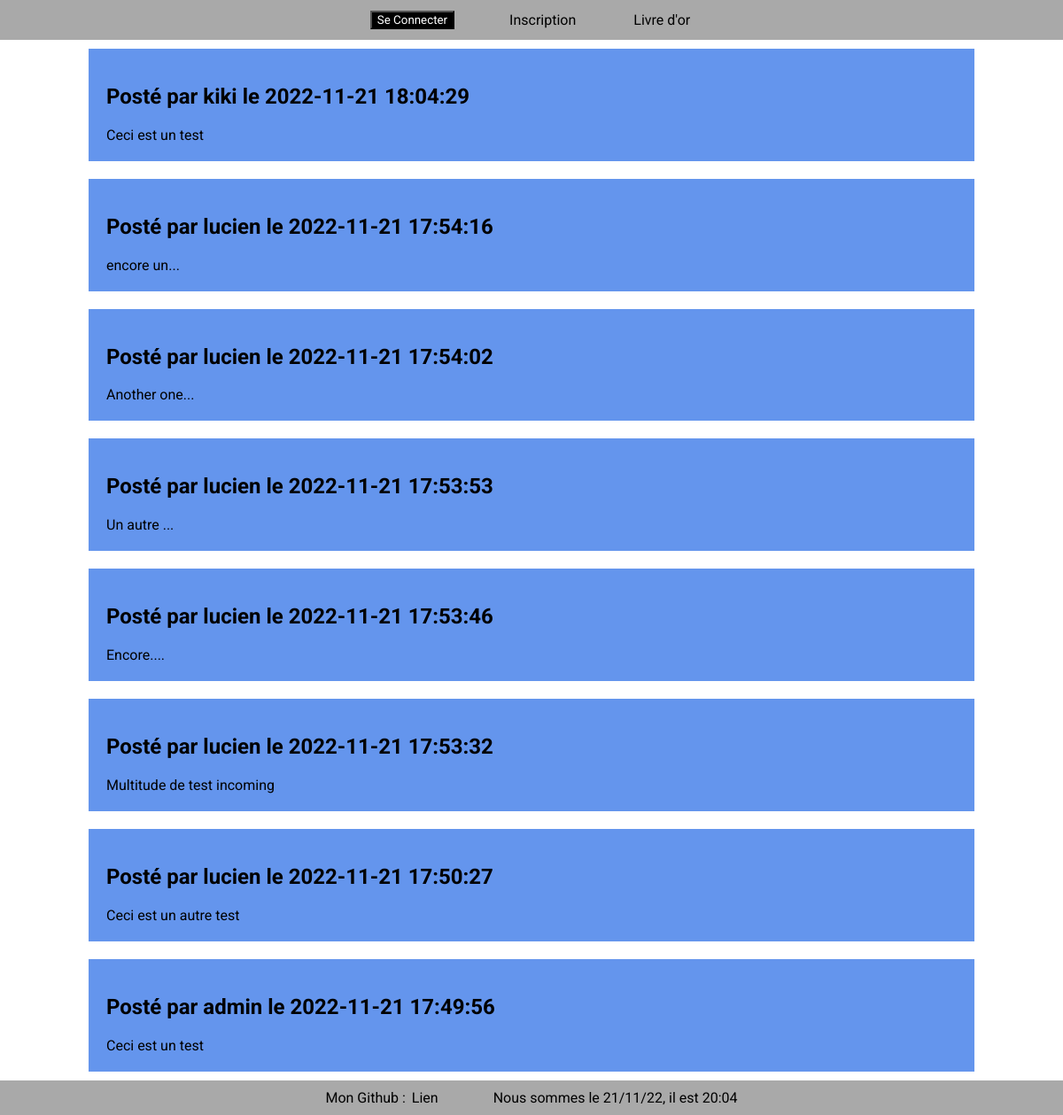
Screenshot of /livre-or.php with the database file from the repository.
### tables this page shows
CREATE TABLE `commentaires` (
  `id` int(11) NOT NULL,
  `commentaire` text NOT NULL,
  `id_utilisateur` int(11) NOT NULL,
  `date` datetime NOT NULL
);

CREATE TABLE `utilisateurs` (
  `id` int(11) NOT NULL,
  `login` varchar(255) NOT NULL,
  `password` varchar(255) NOT NULL
);

### requete.php (called while the page is built, shortened)
<?php
function connexion_bdd(){
    $db = mysqli_connect("localhost", "root", "root", "lucien-zak_livreor");
    return $db;
}
function req_commentaire() {
    $db = connexion_bdd();
    $req = mysqli_query($db, "SELECT `commentaires`.`commentaire` , `commentaires`.`date` , `utilisateurs`.`login` FROM `commentaires` INNER JOIN `utilisateurs` ON `commentaires`.`id_utilisateur` = `utilisateurs`.`id` ORDER BY `date` DESC;");
    $res = mysqli_fetch_all($req, MYSQLI_ASSOC);
    return $res;
}
?>

### livre-or.php (the view)
<?php
require './header.php';
$commentaire = req_commentaire();
?>
<main id="livre">
<?php for($i = 0; $i < count($commentaire); $i++) { ?>
<div class="commentaire">
  <h2>Posté par <?php echo $commentaire[$i]['login']?> le <?php echo $commentaire[$i]['date']?> </h2>
<?php echo $commentaire[$i]['commentaire']?>
</div>
<?php } ?>
</main>
<?php
require './footer.php'
?>

### CSS/styles.css (style rules this page uses)
* { text-decoration: none; color: currentColor; list-style: none; font-family: 'Roboto', sans-serif; }
html, body { margin: 0; padding: 0; }
main, form, #blcconnexion { display: flex; flex-direction: column; justify-content: center; align-items: center; }
main { min-height: 91vh; }
.commentaire { background-color: cornflowerblue; width: 80%; padding: 20px; margin:10px auto; }

### rows the page displays
commentaires: id_utilisateur.login "kiki", date "2022-11-21 18:04:29", commentaire "Ceci est un test"
commentaires: id_utilisateur.login "lucien", date "2022-11-21 17:54:16", commentaire "encore un..."
commentaires: id_utilisateur.login "lucien", date "2022-11-21 17:54:02", commentaire "Another one..."
commentaires: id_utilisateur.login "lucien", date "2022-11-21 17:53:53", commentaire "Un autre ..."
commentaires: id_utilisateur.login "lucien", date "2022-11-21 17:53:46", commentaire "Encore...."
commentaires: id_utilisateur.login "lucien", date "2022-11-21 17:53:32", commentaire "Multitude de test incoming"
commentaires: id_utilisateur.login "lucien", date "2022-11-21 17:50:27", commentaire "Ceci est un autre test"
commentaires: id_utilisateur.login "admin", date "2022-11-21 17:49:56", commentaire "Ceci est un test"
